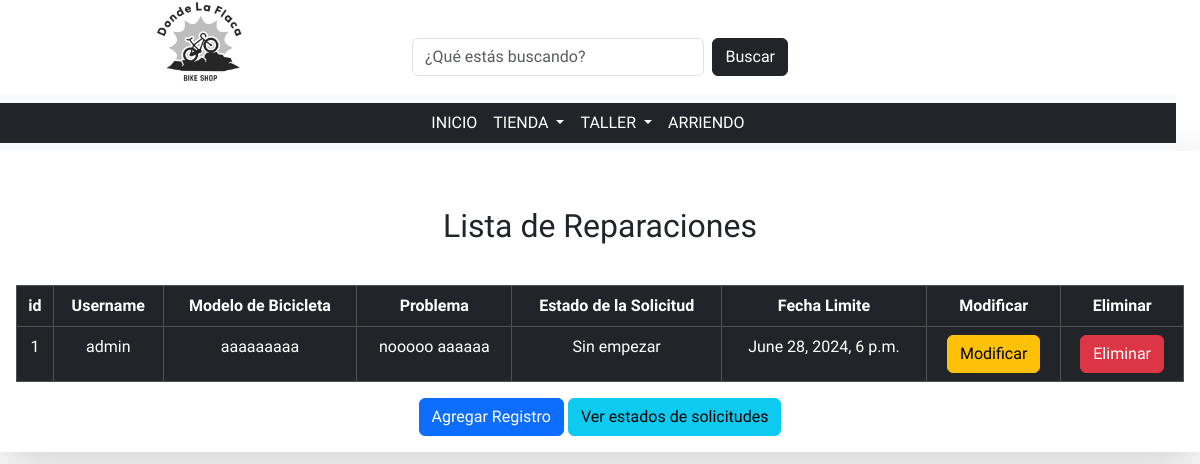
/MasterBikes/crud-reparaciones, run on the app's committed database.
### MasterBikes/models.py (models this page shows, shortened)
class Reparacion(models.Model):
    id_reparacion = models.AutoField(primary_key=True, db_column="idReparacion")
    rut = models.ForeignKey(
        "Usuario", on_delete=models.CASCADE, db_column="rut"
    )
    modelo_bicicleta = models.CharField(max_length=80)
    problema = models.CharField(max_length=150, blank=True, null=True)
    id_estado = models.ForeignKey(
        "Estado", on_delete=models.CASCADE, db_column="idEstado"
    )
    fecha = models.DateTimeField()
    class Meta:
        verbose_name_plural = "Reparaciones"

class Estado(models.Model):
    id_estado = models.AutoField(primary_key=True, db_column="idEstado")
    tipo = models.CharField(max_length=30)

### MasterBikes/views.py (the view)
# urls.py: path('crud-reparaciones', views.crud_reparacion, name='crud-reparaciones'),
def crud_reparacion(request):
    reparaciones = Reparacion.objects.all()
    usuarios = User.objects.all()
    detalle = Usuario.objects.all()
    estado = Estado.objects.all()
    context={
        "reparaciones" : reparaciones,
        "usuarios" : usuarios,
        "detalle" : detalle,
        "estado" : estado,
    }
    return render(request, 'pages/despliegue/crud_reparacion.html', context)

### MasterBikes/templates/pages/despliegue/crud_reparacion.html (shortened to what this page needs)
<!DOCTYPE html>
<html lang="en">
<head>
    {% load static %}
    <link rel="stylesheet" href="{% static 'css/bootstrap.min.css'%}">
    <link rel="stylesheet" href="{% static 'css/style.css'%}">
</head>
<body>
    {% include 'base/header.html'%}
    <main>
        <div class="container">
            <div class="row">
                <div class="col-md shadow-lg mx-auto text-center p-3">
                    <br>
                    <h2 class="my-3">Lista de Reparaciones</h2><br>
                    <table class="table table-dark table-hover table-bordered">
                        <thead>
                            <th>id</th>
                            <th>Username</th>
                            <th>Modelo de Bicicleta</th>
                            <th>Problema</th>
                            <th>Estado de la Solicitud</th>
                            <th>Fecha Limite</th>
                            <th>Modificar</th>
                            <th>Eliminar</th>
                        </thead>
                        <tbody>
                            {% if reparaciones %}
                                {% for tmp in reparaciones %}
                                    <tr>
                                        <td>{{tmp.id_reparacion}}</td>
                                        {% if usuarios %}
                                            {% for user in usuarios %}
                                                {% if detalle %}
                                                    {% for det in detalle %}
                                                        {% if tmp.rut.rut == det.rut and user.username == det.username.username %}
                                                            <td>{{user.username}}</td>
                                                        {% endif %}
                                                    {% endfor%}
                                                {% endif %}
                                            {% endfor%}
                                        {% endif %}
                                        <td>{{tmp.modelo_bicicleta}}</td>
                                        <td>{{tmp.problema}}</td>
                                        {% if estado %}
                                            {% for est in estado %}
                                                {% if est.id_estado == tmp.id_estado.id_estado %}
                                                    <td>{{est.tipo}}</td>
                                                {% endif %}
                                            {% endfor%}
                                        {% else %}
                                            <td>No</td>
                                        {% endif %}
                                        <td>{{tmp.fecha}}</td>
                                        <td><a href=""><button
                                            class="btn btn-warning">Modificar</button></a></td>
                                        <td><a href=""><button
                                            class="btn btn-danger">Eliminar</button></a></td>
                                    </tr>
                                {% endfor%}
                            {% endif %}
                        </tbody>
                    </table>
                    <a href="">
                        <button class="btn btn-primary">Agregar Registro</button>
                    </a>
                    <a href="{% url 'crud-varios' %}">
                        <button class="btn btn-info">
                            Ver estados de solicitudes
                        </button>
                    </a>
                </div>
            </div>
        </div>
    </main>
</body>
</html>

### MasterBikes/static/css/style.css (style rules this page uses)
a { text-decoration: none; }
* { margin: 0; padding: 0; box-sizing: border-box; list-style: none; }
body { font-family: sans-serif; }
.container { max-width: 1200px; margin: 0 auto; }
* { box-sizing: border-box; font-family: Montserrat; padding: 0; margin: 0; }

### data on the page
Reparacion: id_reparacion "1", modelo_bicicleta "aaaaaaaaa", problema "nooooo aaaaaa", fecha "June 28, 2024, 6 p.m."
Estado: tipo "Sin empezar"

### other printed values
{{ user.username }} "admin"
